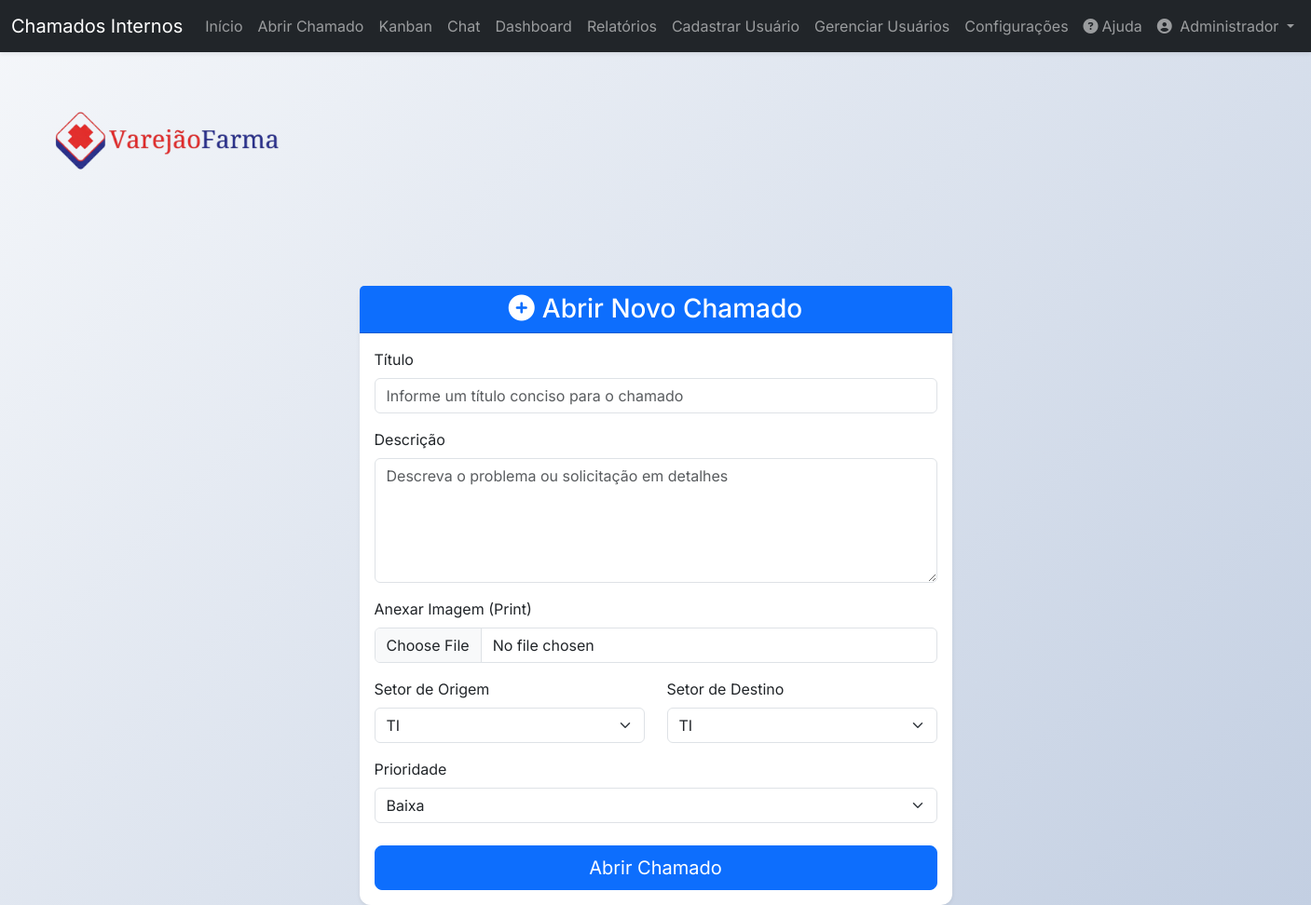
/create_ticket (signed in), run on the app's committed database.
### app/models.py (models this page shows, shortened)
class User(db.Model, UserMixin):
    id = db.Column(db.Integer, primary_key=True)
    name = db.Column(db.String(100), nullable=False)
    email = db.Column(db.String(120), unique=True, nullable=False)
    sector = db.Column(db.String(50), nullable=False)
    password = db.Column(db.String(128), nullable=False)
    access_level = db.Column(db.String(20), nullable=False, default='colaborador')
    is_active = db.Column(db.Boolean, nullable=False, default=True)
    created_at = db.Column(db.DateTime, default=datetime.utcnow)
    tickets_created = db.relationship('Ticket', backref='author', lazy=True, foreign_keys='Ticket.user_id')
    tickets_assigned = db.relationship('Ticket', backref='assignee_user', lazy=True, foreign_keys='Ticket.assigned_to')
    comments = db.relationship('Comment', backref='comment_author', lazy=True)

class SystemSettings(db.Model):
    id = db.Column(db.Integer, primary_key=True)
    auto_close_days = db.Column(db.Integer, default=7)
    logo_filename = db.Column(db.String(100), nullable=True)

### app/routes.py (the view, shortened to what this page needs)
@main.route('/create_ticket', methods=['GET', 'POST'])
@login_required
def create_ticket():
    form = TicketForm()
    form.origin_sector.data = current_user.sector
    return render_template('create_ticket.html', title='Abrir Chamado', form=form)

### app/__init__.py (called while the page is built)
@login_manager.user_loader
def load_user(user_id):
    from app.models import User
    return User.query.get(int(user_id))

### app/routes.py (called while the page is built)
@main.context_processor
def inject_system_settings():
    settings = SystemSettings.query.first()
    return dict(system_settings=settings)

### app/templates/create_ticket.html (shortened to what this page needs)
{% extends "base.html" %}
{% block content %}
 <div class="row justify-content-start mt-4">
    <div class="col-12 text-start mb-3">
        <img src="{% if system_settings and system_settings.logo_filename %}{{ url_for('static', filename='uploads/' + system_settings.logo_filename) }}{% else %}https://neosul.com.br/clientes/1/img/logo.png{% endif %}" alt="Logo" class="brand-logo">
    </div>
    </div>
    <div class="row justify-content-center mt-5">
        <div class="col-md-8 col-lg-6">
            <div class="card shadow-sm">
                <div class="card-header text-center bg-primary text-white">
                    <h3 class="mb-0"><i class="fas fa-plus-circle me-2"></i>Abrir Novo Chamado</h3>
                </div>
                <div class="card-body">
                    <form method="POST" action="" enctype="multipart/form-data">
                        <div class="mb-3">
                            {{ form.title.label(class="form-label") }}
                            {{ form.title(class="form-control", placeholder="Informe um título conciso para o chamado") }}
                        </div>
                        <div class="mb-3">
                            {{ form.description.label(class="form-label") }}
                            {{ form.description(class="form-control", rows="5", placeholder="Descreva o problema ou solicitação em detalhes") }}
                        </div>
                        <div class="mb-3">
                            {{ form.attachment.label(class="form-label") }}
                            {{ form.attachment(class="form-control") }}
                        </div>
                        <div class="row mb-3">
                            <div class="col-md-6">
                                {{ form.origin_sector.label(class="form-label") }}
                                {{ form.origin_sector(class="form-select") }}
                            </div>
                            <div class="col-md-6">
                                {{ form.target_sector.label(class="form-label") }}
                                {{ form.target_sector(class="form-select") }}
                            </div>
                        </div>
                        <div class="mb-3">
                            {{ form.priority.label(class="form-label") }}
                            {{ form.priority(class="form-select") }}
                        </div>
                        <div class="d-grid gap-2 mt-4">
                            {{ form.submit(class="btn btn-primary btn-lg") }}
                        </div>
                    </form>
                </div>
            </div>
        </div>
    </div>
{% endblock content %}

### app/templates/components/navbar.html (shortened to what this page needs)
<nav class="navbar navbar-expand-xl navbar-dark bg-dark shadow-sm sticky-top">
    <div class="container-fluid">
        <a class="navbar-brand" href="{{ url_for('main.home') }}">Chamados Internos</a>
        <div class="collapse navbar-collapse" id="navbarNav">
            <ul class="navbar-nav me-auto mb-2 mb-lg-0">
                {% if current_user.is_authenticated %}
                    <li class="nav-item">
                        <a class="nav-link" href="{{ url_for('main.home') }}">Início</a>
                    </li>
                    <li class="nav-item">
                        <a class="nav-link" href="{{ url_for('main.create_ticket') }}">Abrir Chamado</a>
                    </li>
                    <li class="nav-item">
                        <a class="nav-link" href="{{ url_for('main.tickets_kanban') }}">Kanban</a>
                    </li>
                    <li class="nav-item">
                        <a id="nav-chat-link" class="nav-link position-relative" href="{{ url_for('main.chat_users') }}">
                            Chat
                        </a>
                    </li>
                    {% if current_user.access_level in ['tecnico', 'administrador'] %}
                        <li class="nav-item">
                            <a class="nav-link" href="{{ url_for('main.dashboard') }}">Dashboard</a>
                        </li>
                        <li class="nav-item">
                            <a class="nav-link" href="{{ url_for('main.reports') }}">Relatórios</a>
                        </li>
                    {% endif %}
                    {% if current_user.access_level == 'administrador' %}
                        <li class="nav-item">
                            <a class="nav-link" href="{{ url_for('main.register') }}">Cadastrar Usuário</a>
                        </li>
                        <li class="nav-item">
                            <a class="nav-link" href="{{ url_for('main.user_management') }}">Gerenciar Usuários</a>
                        </li>
                        <li class="nav-item">
                            <a class="nav-link" href="{{ url_for('main.settings') }}">Configurações</a>
                        </li>
                    {% endif %}
                {% endif %}
            </ul>
            <ul class="navbar-nav ms-auto mb-2 mb-lg-0">
                {% if current_user.is_authenticated %}
                    <li class="nav-item">
                        <a class="nav-link" href="{{ url_for('main.help') }}"><i class="fas fa-question-circle me-1"></i>Ajuda</a>
                    </li>
                    <li class="nav-item dropdown">
                        <a class="nav-link dropdown-toggle" href="#" id="navbarDropdown" role="button" data-bs-toggle="dropdown" aria-expanded="false">
                            <i class="fas fa-user-circle me-1"></i> {{ current_user.name }}
                        </a>
                    </li>
                {% else %}
                    <li class="nav-item">
                        <a class="nav-link" href="{{ url_for('main.login') }}">Login</a>
                    </li>
                {% endif %}
            </ul>
        </div>
    </div>
</nav>

### app/static/css/style.css (style rules this page uses)
:root { --primary-color: #4361ee; --secondary-color: #3f37c9; --success-color: #4cc9f0; --info-color: #4895ef; --warning-color: #f72585; --light-bg: #f8f9fa; --card-shadow: 0 10px 20px rgba(0, 0, 0, 0.05); --transition-speed: 0.3s; }
body { background: linear-gradient(135deg, #f5f7fa 0%, #c3cfe2 100%); background-attachment: fixed; font-family: 'Inter', -apple-system, BlinkMacSystemFont, "Segoe UI", Roboto, Helvetica, Arial, sans-serif; }
.card { border: none; border-radius: 12px; box-shadow: var(--card-shadow); transition: transform var(--transition-speed), box-shadow var(--transition-speed); }
.brand-logo { max-width: 100%; width: 250px; height: auto; margin-bottom: 1.5rem; }
.navbar-nav .nav-link { white-space: nowrap; padding-left: 0.75rem; padding-right: 0.75rem; }

### data on the page
User: name "Administrador"
SystemSettings: logo_filename (picture)
